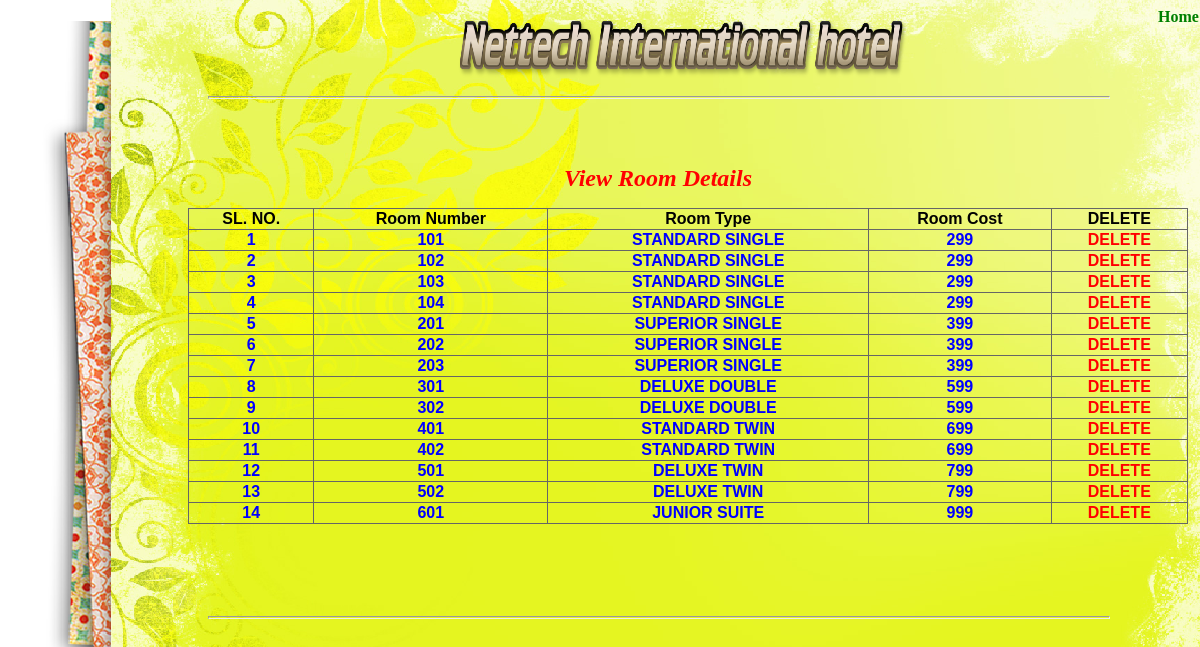
The app's page /viewroom.php (signed in) with its own data.
### tables this page shows
CREATE TABLE IF NOT EXISTS `room` (
  `room_no` varchar(10) NOT NULL,
  `type` varchar(20) DEFAULT NULL,
  `cost` int(6) DEFAULT NULL,
  `rid` int(2) DEFAULT NULL,
  PRIMARY KEY (`room_no`)
);

### viewroom.php (the view, shortened to what this page needs)
<html>
<head>
<link rel="stylesheet" type="text/css" href="main1.css" />
</head>
 <body>
 <p>
 <img src="images/logo.png" class="logo">
 <hr class="b">
</p>
<table align='center' class='menu'>
		<tr align='center'><td class="head"><br><br>View Room Details</font><br><br></td></tr>
</table>
<?php
require("con1.php");
if(isset($_SESSION['un']) && ($_SESSION['ut']))
{
$t=$_SESSION['ut'];
if($t=='1')
{
echo '<form name="frm" method="post">
<table border="1" class="view">
<tr>
<th>SL. NO.</th>
<th>Room Number</th>
<th>Room Type</th>
<th>Room Cost</th>
<th>DELETE</th>
</tr>';
$q="select * from room";
$result=mysqli_query($con,$q);
$count=1;
while($row=mysqli_fetch_array($result))
{
echo '
<tr>
<td>'.$count++.'</td>
<td>'.$row['room_no'].'</a></td>
<td>'.$row['type'].'</a></td>
<td>'.$row['cost'].'</a></td>
<td><a href="action.php?action=delete&head='.$row['room_no'].'" style="text-decoration:none"><font color="Red">DELETE</font></a></td>
</tr></form>';
}
echo '</table>
<br>
<a href="home.php" class="link">Home</a>';
}
}
?>
<hr class="line">
</body>
</html>

### main1.css (style rules this page uses)
body { background-image:url(images/f5.png); font-family: Verdana; text: black; position:absolute; top:0; }
img.logo { width:450; height:60; position:absolute; top:10; left:450; }
hr.b { width:900; height:1; color:#000; position:absolute; top:80; left:200; }
hr.line { width:900; height:1; color:#000; position:absolute; top:600; left:200; }
table.menu { border-color: transparent; border:none; width:900px; align:left; border-collapse:separate; text-align:center; color:red; position:absolute; top:100px; left:200px; font-size:24px; font-weight:bold; font-style:oblique; }
a.link { color:green; text-decoration:none; position:absolute; top:0; left:1150; font-weight:700; }
table.view { border:none; width:1000px; text-height:text-size; text-align:center; color:#000; position:absolute; font-family:Verdana, Geneva, sans-serif; font-weight:bold; top:200; left:180; border-collapse:collapse; border-color:#666666; }
th { color:#000000; }
td { color:#0000FF; }
td.head { color:#F00; }

### records on screen
room: room_no "101", type "STANDARD SINGLE", cost "299"
room: room_no "102", type "STANDARD SINGLE", cost "299"
room: room_no "103", type "STANDARD SINGLE", cost "299"
room: room_no "104", type "STANDARD SINGLE", cost "299"
room: room_no "201", type "SUPERIOR SINGLE", cost "399"
room: room_no "202", type "SUPERIOR SINGLE", cost "399"
room: room_no "203", type "SUPERIOR SINGLE", cost "399"
room: room_no "301", type "DELUXE DOUBLE", cost "599"
room: room_no "302", type "DELUXE DOUBLE", cost "599"
room: room_no "401", type "STANDARD TWIN", cost "699"
room: room_no "402", type "STANDARD TWIN", cost "699"
room: room_no "501", type "DELUXE TWIN", cost "799"
room: room_no "502", type "DELUXE TWIN", cost "799"
room: room_no "601", type "JUNIOR SUITE", cost "999"
